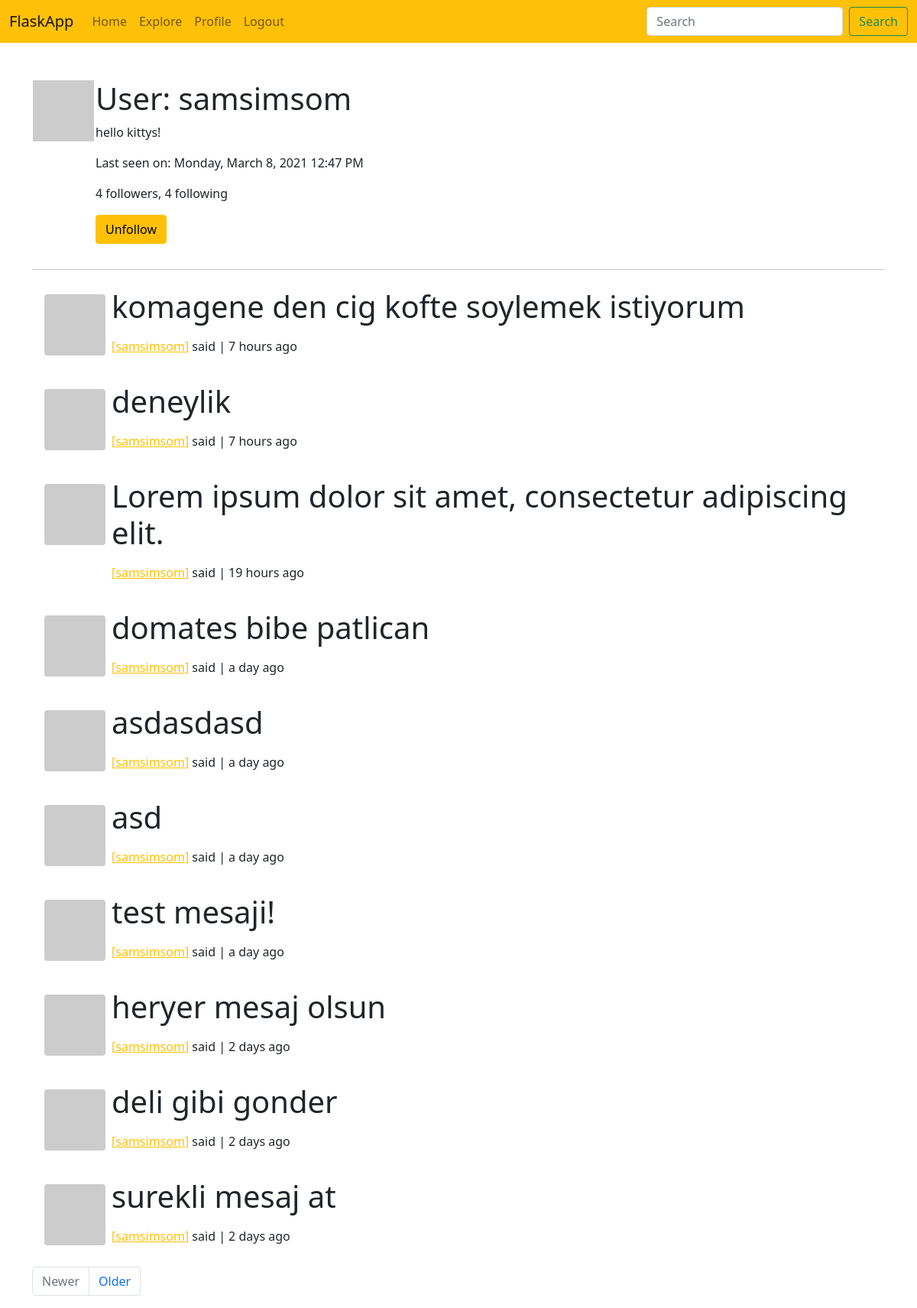
Page /user/samsimsom (signed in) on the committed database.
### app/models.py (models this page shows, shortened)
class User(UserMixin, db.Model):
    id = db.Column(db.Integer, primary_key=True)
    username = db.Column(db.String(64), index=True, unique=True)
    email = db.Column(db.String(120), index=True, unique=True)
    password_hash = db.Column(db.String(128))
    about_me = db.Column(db.String(140))
    last_seen = db.Column(db.DateTime, default=datetime.utcnow)
    posts = db.relationship('Post', backref='author', lazy='dynamic')
    followed = db.relationship('User',
                               secondary=followers,
                               primaryjoin=(followers.c.follower_id == id),
                               secondaryjoin=(followers.c.followed_id == id),
                               backref=db.backref('followers', lazy='dynamic'),
                               lazy='dynamic')
    def avatar(self, size):
        digest = md5(self.email.lower().encode('utf-8')).hexdigest()
        return f'https://www.gravatar.com/avatar/{digest}?d=identicon&s={size}'
    def is_following(self, user) -> bool:
        return self.followed.filter(
            followers.c.followed_id == user.id).count() > 0

class Post(db.Model):
    id = db.Column(db.Integer, primary_key=True)
    body = db.Column(db.String(140))
    timestamp = db.Column(db.DateTime, index=True, default=datetime.utcnow)
    user_id = db.Column(db.Integer, db.ForeignKey('user.id'))

### app/main/routes.py (the view)
@bp.route('/user/<username>')
@login_required
def user(username):
    user = User.query.filter_by(username=username).first_or_404()
    page = request.args.get('page', 1, type=int)
    posts = user.posts.order_by(Post.timestamp.desc()).paginate(
        page, current_app.config['POSTS_PER_PAGE'], False)
    next_url = url_for('main.user', username=user.username, page=posts.next_num) \
        if posts.has_next else None
    prev_url = url_for('main.user', username=user.username, page=posts.prev_num) \
        if posts.has_prev else None
    form = EmptyForm()
    return render_template('user.html',
                           user=user,
                           posts=posts.items,
                           title=user.username,
                           next_url=next_url,
                           prev_url=prev_url,
                           form=form)

### app/main/forms.py
class EmptyForm(FlaskForm):
    submit = SubmitField('Submit')

### app/main/routes.py (called while the page is built)
@bp.before_request
def before_request():
    if current_user.is_authenticated:
        current_user.last_seen = datetime.utcnow()
        db.session.commit()

### app/models.py (called while the page is built)
@login.user_loader
def load_user(id):
    return User.query.get(int(id))

### app/templates/user.html (shortened to what this page needs)
{% extends "base.html" %}
{% block app_content %}
<table>
    <tr valign="top">
        <td><img src="{{ user.avatar(128) }}"></td>
        <td>
            <h1>User: {{ user.username }}</h1>
            {% if user.about_me %}
                <p>{{ user.about_me }}</p>
            {% endif %}
            {% if user.last_seen %}
            <p>Last seen on: {{ moment(user.last_seen).format('LLLL') }}</p>
            {% endif %}
            <p>{{ user.followers.count() }} followers, {{ user.followed.count() }} following</p>
            {% if user == current_user %}
                <p><a href="{{ url_for('main.edit_profile') }}">Edit your profile</a></p>
            {% else %}
                <p>
                    <form action="{{ url_for('main.unfollow', username=user.username) }}" method="post">
                        {{ form.submit(value='Unfollow', class_='btn btn-warning') }}
                    </form>
                </p>
            {% endif %}
        </td>
    </tr>
</table>
<hr>
{% for post in posts %}
    {% include "_post.html" %}
{% endfor %}
{% include "_pagination.html" %}
{% endblock app_content %}

### app/templates/_post.html
<div class="d-flex bd-highlight p-2 mb-1">
<div class="d-flex flex-row bd-highlight">
  <div class="bd-highlight p-2">
    <img class="rounded" src="{{ post.author.avatar(76) }}">
  </div>
  <div class="bd-highlight">
  <p class="display-6">{{ post.body }}</p>
    <div class="d-flex flex-column bd-highlight align-self-end">
    <div class="bd-highlight">
    <p>
        <a href="{{ url_for('main.user', username=post.author.username) }}" class="link-warning">
        [{{ post.author.username }}]</a> said | {{ moment(post.timestamp).fromNow() }}
    </p>
    </div>
    </div>
  </div>
</div>
</div>

### rows in the picture
User: username "samsimsom", about_me "hello kittys!", last_seen "Monday, March 8, 2021 12:47 PM"
Post: body "komagene den cig kofte soylemek istiyorum", author.username "samsimsom", timestamp "7 hours ago"
Post: body "deneylik", author.username "samsimsom", timestamp "7 hours ago"
Post: body "Lorem ipsum dolor sit amet, consectetur adipiscing elit.", author.username "samsimsom", timestamp "19 hours ago"
Post: body "domates bibe patlican", author.username "samsimsom", timestamp "a day ago"
Post: body "asdasdasd", author.username "samsimsom", timestamp "a day ago"
Post: body "asd", author.username "samsimsom", timestamp "a day ago"
Post: body "test mesaji!", author.username "samsimsom", timestamp "a day ago"
Post: body "heryer mesaj olsun", author.username "samsimsom", timestamp "2 days ago"
Post: body "deli gibi gonder", author.username "samsimsom", timestamp "2 days ago"
Post: body "surekli mesaj at", author.username "samsimsom", timestamp "2 days ago"

### other values in the picture
{{ user.followers.count() }} "4"
{{ user.followed.count() }} "4"
